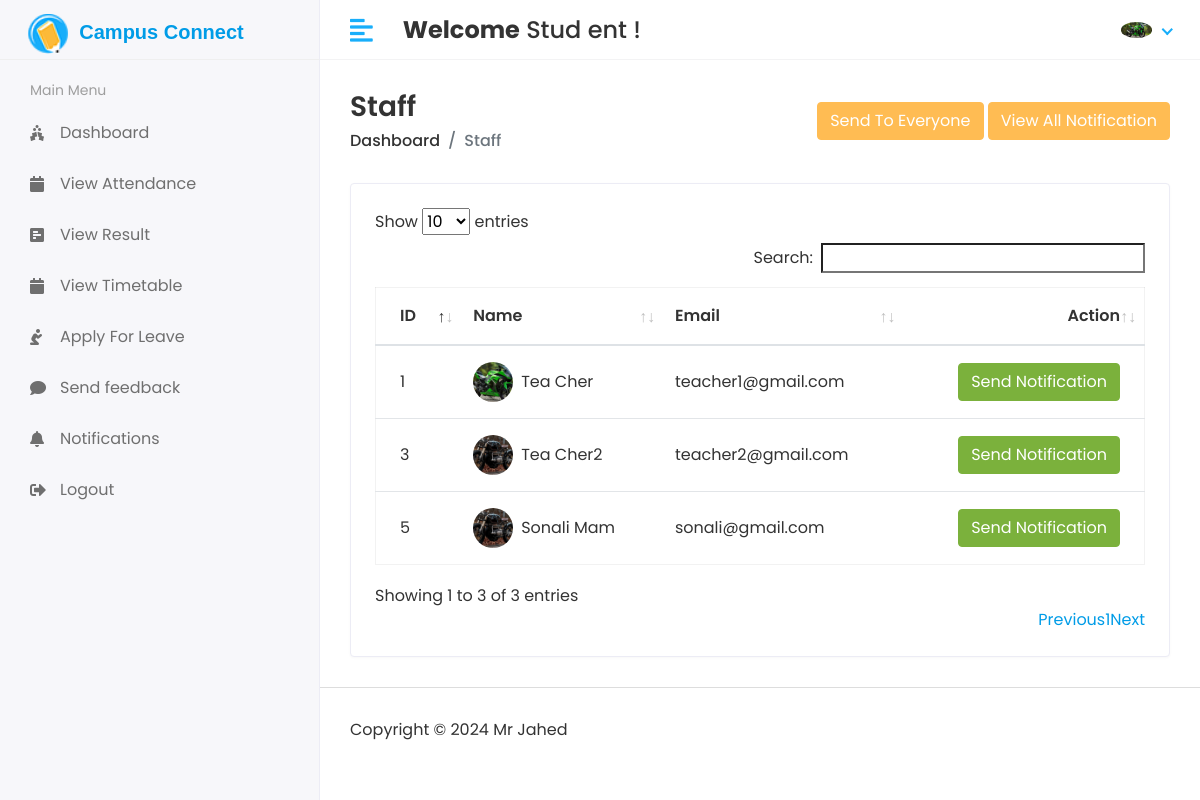
Screenshot of /Hod/Staff/Send_Notification (signed in) with the database file from the repository.
### app/models.py (models this page shows, shortened)
class CustomUser(AbstractUser):
    USER = (
        (1,'HOD'),
        (2,'STAFF'),
        (3,'STUDENT')
    )
    user_type = models.CharField(choices=USER, max_length=50, default=1)
    profile_pic = models.ImageField(upload_to='media/profile_pic')

class Staff(models.Model):                                    # Django creates id field automatically
    admin = models.OneToOneField(CustomUser, on_delete=models.CASCADE)  # One To One Field for Foreign Key   #Form data will be saved in both Student and CustomUser Models
    address = models.TextField()                                       # To Link Studen to CustomUser Model
    gender = models.CharField(max_length=100)
    created_at = models.DateTimeField(auto_now_add=True)
    updated_at = models.DateTimeField(auto_now=True)

### Campus_Connect/Hod_Views.py (the view)
# urls.py: path('Hod/Staff/Send_Notification', Hod_Views.STAFF_SEND_NOTIFICATION, name='staff_send_notification'),
@login_required(login_url='/')
def STAFF_SEND_NOTIFICATION(request):
    staff = Staff.objects.all()
    seen_notification = Staff_Notification.objects.all().order_by('-id')[0:5] # [0:5] It is to display latest 5 Notifications only..
    context = {
        'staff' : staff,
        'seen_notification' : seen_notification,
    }
    return render(request,'Hod/staff_notification.html',context)

### templates/Hod/staff_notification.html (shortened to what this page needs)
{% extends 'base.html' %}
{% block content %}
<div class="content container-fluid">
               <div class="page-header">
                  <div class="row align-items-center">
                     <div class="col">
                        <h3 class="page-title">Staff</h3>
                        <ul class="breadcrumb">
                           <li class="breadcrumb-item"><a href="index.html">Dashboard</a></li>
                           <li class="breadcrumb-item active">Staff</li>
                        </ul>
                     </div>
                     <div class="col-auto text-right float-right ml-auto">
                         <button type="button" class="btn btn-primary" data-toggle="modal" data-target="#sendnotification-all">
                             Send To Everyone
                         </button>
                         <button type="button" class="btn btn-primary" data-toggle="modal" data-target="#exampleModalCenter">
                             View All Notification
                         </button>
                     </div>
                  </div>
               </div>
               <div class="row">
                  <div class="col-sm-12">
                     <div class="card card-table">
                        <div class="card-body">
                           <div class="table-responsive">
                              <table id="table_id" class="table table-hover table-center mb-0">
                                 <thead>
                                    <tr>
                                       <th>ID</th>
                                       <th>Name</th>
                                       <th>Email</th>
                                       <th class="text-right">Action</th>
                                    </tr>
                                 </thead>
                                 <tbody>
                                 {% for i in staff %}
                                    <tr>
                                       <td>{{i.id}}</td>
                                       <td>
                                          <h2 class="table-avatar">
                                             <a href="student-details.html" class="avatar avatar-sm mr-2"><img class="avatar-img rounded-circle" src="/{{i.admin.profile_pic}}" alt="User Image"></a>
                                             <a href="student-details.html">{{i.admin.first_name}}&nbsp;{{i.admin.last_name}}</a>
                                          </h2>
                                       </td>
                                       <td>{{i.admin.email}}</td>
                                       <td class="text-right">
                                           <button type="button" class="btn btn-success" data-toggle="modal" data-target="#sendnotification-{{forloop.counter}}">
                                               Send Notification
                                           </button>
                                       </td>
                                    </tr>
                                 {% endfor %}
                                 </tbody>
                              </table>
                           </div>
                        </div>
                     </div>
                  </div>
               </div>
            </div>
{% endblock %}

### templates/Includes/header.html (shortened to what this page needs)
{% load static %}
<div class="header">
            <div class="header-left">
                  <a href="index.html" class="logo mt-2 ml-2">
                     <span style="display: inline-block;">
                        <img src="{% static 'assets/img/favicon.png' %}" alt="Logo" style="display: inline-block; width: 40px; height: 40px;">
                        <h5 style="display: inline-block; margin-left: 7px; font-family: Arial, sans-serif; font-size: 20px; font-weight: bold;">Campus Connect</h5>
                     </span>
                  </a>
            </div>
            <a href="javascript:void(0);" id="toggle_btn">
            <i class="fas fa-align-left"></i>
            </a>
            <div class="top-nav-search mt-3">
               <h4><strong>Welcome</strong>&nbsp;<span>{{user.first_name}} {{user.last_name}}</span>&nbsp;!</h4>
            </div>
            <ul class="nav user-menu">
               <li class="nav-item dropdown noti-dropdown">
                  <a href="#" class="dropdown-toggle nav-link" data-toggle="dropdown">
                  </a>
               </li>
               <li class="nav-item dropdown has-arrow">
                  <a href="#" class="dropdown-toggle nav-link" data-toggle="dropdown">
                     {% if user.profile_pic == '' %}
                        <span class="user-img"><img class="rounded-circle" src="{% static 'assets/img/noimg.jpg' %}" width="31" alt="User Image"></span>
                     {% else %}
                        <span class="user-img"><img class="rounded-circle" src="/{{user.profile_pic}}" width="31" alt="Ryan Taylor"></span>
                     {% endif %}
                  </a>
               </li>
            </ul>
         </div>

### static/assets/css/style.css (style rules this page uses)
html { height: 100%; }
body { background-color: #fff; color: #333; font-family: 'Poppins', sans-serif; font-size: 1rem; height: 100%; line-height: 1.5; overflow-x: hidden; }
h1, h2, h3, h4, h5, h6 { font-family: 'Poppins', sans-serif; margin-top: 0; }
a { color: #009ce7; }
input, button, a { transition: all 0.4s ease; -moz-transition: all 0.4s ease; -o-transition: all 0.4s ease; -ms-transition: all 0.4s ease; -webkit-transition: all 0.4s ease; }
input, input:focus, button, button:focus { outline: none; }
ul, ol { padding: 0px; list-style: none; }
.table { color: #333; max-width: 100%; margin-bottom: 0; width: 100%; }
.table.dataTable { border-collapse: collapse !important; border: 1px solid rgba(0, 0, 0, 0.05); }
table.table td h2 { display: inline-block; font-size: inherit; font-weight: 400; margin: 0; padding: 0; vertical-align: middle; }
table.table td h2.table-avatar { align-items: center; display: inline-flex; font-size: inherit; font-weight: 400; margin: 0; padding: 0; vertical-align: middle; white-space: nowrap; }
table.table td h2 a { color: #333; }
.table thead tr th { font-weight: 600; }
.table tbody tr { border-bottom: 1px solid rgba(0, 0, 0, 0.05); }
.table.table-center td, .table.table-center th { vertical-align: middle; }
.card-table .card-body .table > thead > tr > th { border-top: 0; }
.card-table .card-body .table tr td:first-child, .card-table .card-body .table tr th:first-child { padding-left: 1.5rem; }
.card-table .card-body .table tr td:last-child, .card-table .card-body .table tr th:last-child { padding-right: 1.5rem; }
.card-table .table td, .card-table .table th { border-top: 1px solid #e2e5e8; padding: 1rem 0.75rem; white-space: nowrap; }
.btn-primary { background-color: #FFBC53; border: 1px solid #FFBC53; }
.btn-success { background-color: #7bb13c; border: 1px solid #7bb13c }
.card { border: 1px solid #ececf5; box-shadow: 0 1px 3px 0 rgba(0, 0, 0, 0.03); margin-bottom: 1.875rem; }
.card-body { padding: 1.5rem; }
.avatar { position: relative; display: inline-block; width: 3rem; height: 3rem }
.avatar > img { width: 100%; height: 100%; -o-object-fit: cover; object-fit: cover; }
.avatar-sm { width: 2.5rem; height: 2.5rem; }
.header { background-color: #fff; border-bottom: 1px solid #f3f3f4; left: 0; position: fixed; right: 0; top: 0; z-index: 1001; height: 60px; }
.header .header-left { float: left; height: 60px; padding: 0 20px; position: relative; width: 320px; z-index: 1; transition: all 0.2s ease-in-out; background-color: #f7f7fa; border-bottom: 1px solid #efefef; border-right: 1px solid #ececf5; display: flex; align-items: center; }
.header .header-left .logo { display: inline-block; line-height: 60px; }
.header .header-left .logo img { max-height: 40px; width: auto; }
.header .dropdown-toggle:after { display: none; }
.header .has-arrow .dropdown-toggle:after { border-top: 0; border-left: 0; border-bottom: 2px solid #18aefa; border-right: 2px solid #18aefa; content: ''; height: 8px; display: inline-block; pointer-events: none; -webkit-transform-origin: 66% 66%; -ms-transform-origin: 66% 66%; transform-origin: 66% 66%; -webkit-transform: rotate(45deg); -ms-transform: rotate(45deg); transform: rotate(45deg); -webkit-transition: all 0.15s ease-in-out; transition: all 0.15s ease-in-out; width: 8px; vertical-align: 0px; }
.user-menu { float: right; margin: 0; position: relative; z-index: 99; padding-right: 15px; }
.user-menu.nav > li > a { color: #a0a0a0; font-size: 14px; line-height: 58px; padding: 0 15px; height: 60px; }
.user-img { margin-right: 3px; position: relative; }
.top-nav-search { float: left; margin-left: 15px; }
.page-wrapper > .content { padding: 1.875rem 1.875rem 0; }
.page-header { margin-bottom: 1.875rem; }
.page-header .breadcrumb { background-color: transparent; color: #6c757d; font-size: 1rem; font-weight: 500; margin-bottom: 0; padding: 0; }
.page-header .breadcrumb a { color: #333; }
.page-title { font-size: 28px; font-weight: 600; color: #333; margin-bottom: 5px; }
@media (min-width: 992px) { #toggle_btn { align-items: center; color: #18aefa; display: inline-flex; float: left; font-size: 26px; height: 60px; justify-content: center; margin-left: 15px; padding: 0 15px; } }

### rows the page displays
CustomUser: first_name "Stud", last_name "ent", profile_pic (picture)
Staff: id "1", admin.profile_pic (picture), admin.first_name "Tea", admin.last_name "Cher", admin.email "teacher1@gmail.com"
Staff: id "3", admin.profile_pic (picture), admin.first_name "Tea", admin.last_name "Cher2", admin.email "teacher2@gmail.com"
Staff: id "5", admin.profile_pic (picture), admin.first_name "Sonali", admin.last_name "Mam", admin.email "sonali@gmail.com"
